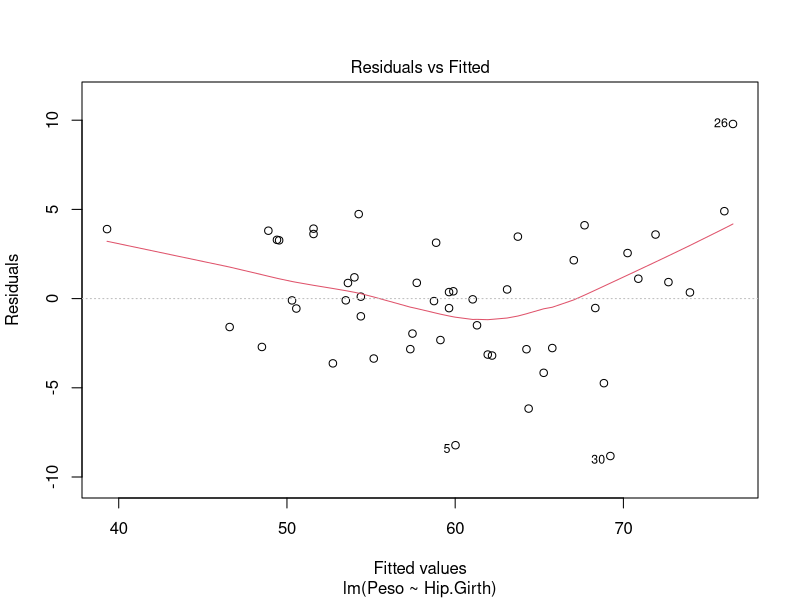
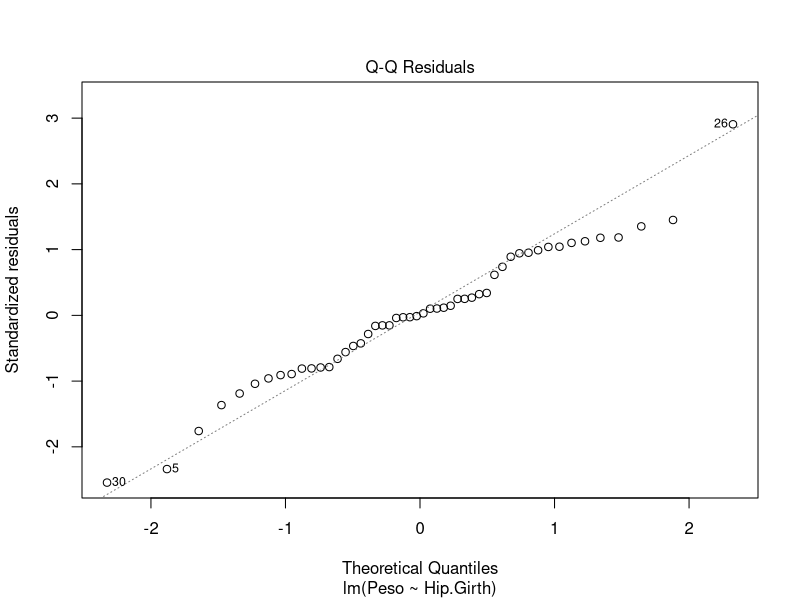
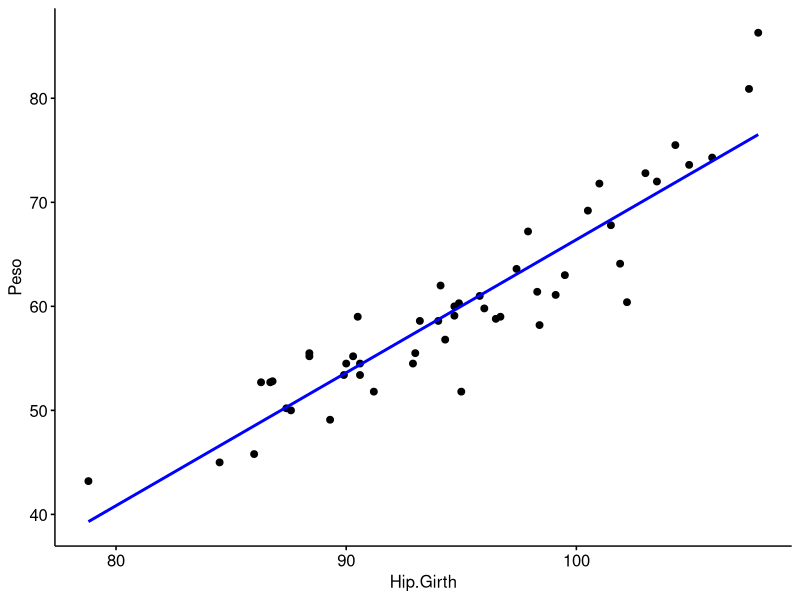
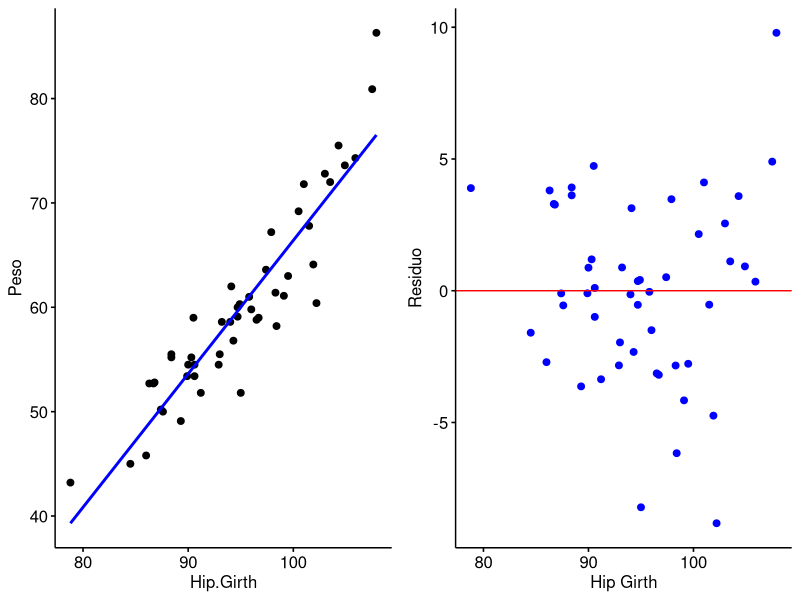

Recreate these plots in R, in order.
## ---- chunk 1
library("tidyverse")
library("ggpubr")
library("car")
library("caret")
## ---- chunk 2
# Se carga el archivo de datos EP11 Datos.csv
datos <- read.csv2("EP11 Datos.csv", fileEncoding = "UTF-8")
# datos
## ---- chunk 3
# Se carga la semilla considerando el rut del integrante con menor edad
set.seed(1914)
# Se filtran los datos para solo tener datos de mujeres
datos_mujeres <- datos %>% filter(Gender == 0)
# Se obtiene una muestra de 50 mujeres aleatorias
datos_mujeres <- sample_n(datos_mujeres, 50)
# Se guarda los valores de la variable de respuesta (peso)
Peso <- datos_mujeres$"Weight" 
# Se excluye al peso para obtener 8 nuevas variables predictoras
datos_mujeres$"Weight" <- NULL
# Se obtienen las variables predictoras de forma aleatoria
variables_seleccionadas <- sample(colnames(datos_mujeres),8)
# Se obtienen las variables predictoras restantes
datos_rlm <- datos_mujeres %>% select(variables_seleccionadas)
variables_seleccionadas
## ---- chunk 4
# Se obtienen los datos sin considerar las variables seleccionadas en el punto 3
variables_restantes <- datos_mujeres %>% select(!variables_seleccionadas)
# Se imprimen los nombres de las variables de los datos anteriores
print(colnames(variables_restantes))
# Se calcula la correlación entre los datos restantes y el peso
correlacion <- cor(variables_restantes, y = Peso)
correlacion
# Se crea un dataframe con las variables restantes y el peso
datos_rls <- data.frame(variables_restantes, Peso)
## ---- chunk 5
#Se crea el modelo de regresión lineal
modelo_rls = lm(Peso ~ Hip.Girth, datos_mujeres)
#Se obtiene información del modelo
print(summary(modelo_rls))
## ---- chunk 6
# Se grafican los residuos del modelo
plot(modelo_rls, which = 1)
# Se grafica el qq-plot de los datos del modelo
plot(modelo_rls, which = 2)
## ---- chunk 7
# Se grafica el modelo
p <- ggscatter(datos_rls, x = "Hip.Girth", y = "Peso")
p <- p + geom_smooth(method = lm, se = FALSE, colour = "blue")
print(p)
# Graficar residuos
b_1 <- modelo_rls$coefficients[2]
b_0 <- modelo_rls$coefficients[1]
residuos <- datos_rls$Peso - (b_1 * datos_rls$Hip.Girth + b_0)
data_rls <- data.frame(residuos, datos_rls)

r <- ggscatter(data_rls, x = "Hip.Girth", y = "residuos", color = "blue", fill = "blue", xlab = "Hip Girth", ylab = "Residuo")
r <- r + geom_hline(yintercept = 0, colour = "red")
g <- ggarrange(p, r, ncol = 2, nrow = 1)
print(g)
cat("Prueba de normalidad para residuos")
print(shapiro.test(data_rls$residuos))
## ---- chunk 8
nulo <- lm(Peso ~ 1, datos_rlm)
completo <- lm(Peso ~ ., datos_rlm)
print(add1(nulo, scope = completo))
## ---- chunk 9
modelo <- update(modelo_rls, . ~ . + Waist.Girth + Calf.Maximum.Girth + Knee.Girth)
modelo
## ---- chunk 10
alfa <- 0.05
# Independencia de los residuos
cat("Prueba de Dubin-Watson para autocorrelaciones entre errores:\n")
print(durbinWatsonTest(modelo))

# Distribución normal de los residuos
cat("\nPrueba de normalidad para residuos:\n")
print(shapiro.test(modelo$residuals))

# Homocedasticidad
cat("\nPrueba de homocedasticidad para los residuos:\n")
print(ncvTest(modelo))

# Multicolinealidad
vifs <- vif(modelo)
cat("Verificar multicolinaridad:\n")
cat("- VIFs:\n")
print(vifs)
cat("- Tolerancias:\n")
print(1/vifs)
cat("- VIF medio:", mean(vifs), "\n")
## ---- chunk 11
print(drop1(modelo, scope = modelo, test = "F"))
modelo <- update(modelo, . ~ . - Calf.Maximum.Girth)
modelo
## ---- chunk 12
# Se actualiza el dataframe para hacer la validación cruzada
datos_mujeres <- cbind(datos_mujeres, Peso)
# Se evalúan los mejores predictores usando validación cruzada de 10 pliegues
rlm <- train(Peso ~ Hip.Girth + Waist.Girth + Knee.Girth, data = datos_mujeres, method = "lm", trControl = trainControl(method = "cv", number = 10))
cat("\nModelo de regresión lineal múltiple\n")
print(summary(rlm))
## ---- chunk 13
evaluacion <- data.frame(predicted.probabilities = fitted(rlm[["finalModel"]]))
evaluacion[["residuos_estandarizados"]] <- rstandard(rlm[["finalModel"]])
evaluacion[["distancia_cook"]] <- cooks.distance(rlm[["finalModel"]])
evaluacion[["dfbeta"]] <- dfbeta(rlm[["finalModel"]])
evaluacion[["dffit"]] <- dffits(rlm[["finalModel"]])
evaluacion[["apalancamiento"]] <- hatvalues(rlm[["finalModel"]])
evaluacion[["radios_covarianza"]] <- covratio(rlm[["finalModel"]])
## ---- chunk 14
# 95% de los residuos estandarizados deberían estar entre −1.96 y +1.96, y 99%
# entre -2.58 y +2.58.
sospechosos1 <- which(abs(evaluacion[["residuos_estandarizados"]]) > 1.96)
cat("- Residuos estandarizados fuera del 95% esperado: ")
print(sospechosos1)
## ---- chunk 15
# Observaciones con distancia de Cook mayor a uno.
sospechosos2 <- which(evaluacion[["distancia_cook"]] > 1)
cat("- Residuos con distancia de Cook mayor que 1: ")
print(sospechosos2)
## ---- chunk 16
# Observaciones con apalancamiento superior al doble del apalancamiento
# promedio: (k + 1)/n.
apalancamiento.promedio <- ncol(datos_mujeres) / nrow(datos_mujeres)
sospechosos3 <- which(evaluacion[["apalancamiento"]] > 2 * apalancamiento.promedio)
cat("- Residuos con apalancamiento fuera de rango (promedio = ",
    apalancamiento.promedio, "): ", sep = "")

print(sospechosos3)
## ---- chunk 17
# DFBeta debería ser < 1.
sospechosos4 <- which(apply(evaluacion[["dfbeta"]] >= 1, 1, any))
names(sospechosos4) <- NULL
cat("- Residuos con DFBeta mayor que 1: ")
print(sospechosos4)
## ---- chunk 18
# Finalmente, los casos no deberían desviarse significativamente
# de los límites recomendados para la razón de covarianza:
# CVRi > 1 + [3(k + 1)/n]
# CVRi < 1 – [3(k + 1)/n]
CVRi.lower <- 1 - 3 * apalancamiento.promedio
CVRi.upper <- 1 + 3 * apalancamiento.promedio

sospechosos5 <- which(evaluacion[["radios_covarianza"]] < CVRi.lower |
                        evaluacion[["radios_covarianza"]] > CVRi.upper)

cat("- Residuos con razón de covarianza fuera de rango ([", CVRi.lower, ", ",
    CVRi.upper, "]): ", sep = "")

print(sospechosos5)
## ---- chunk 19
alfa <- 0.05
cat("Prueba de Dubin-Watson para autocorrelaciones entre errores:\n")
durbinWatsonTest(modelo)
cat("\nPrueba de normalidad para residuos:\n")
shapiro.test(modelo$residuals)
cat("\nPrueba de homocedasticidad para los residuos:\n")
ncvTest(modelo)
vifs <- vif(modelo)
cat("Verificar multicolinaridad:\n")
cat("- VIFs:\n")
print(vifs)
cat("- Tolerancias:\n")
print(1/vifs)
cat("- VIF medio:", mean(vifs), "\n")
